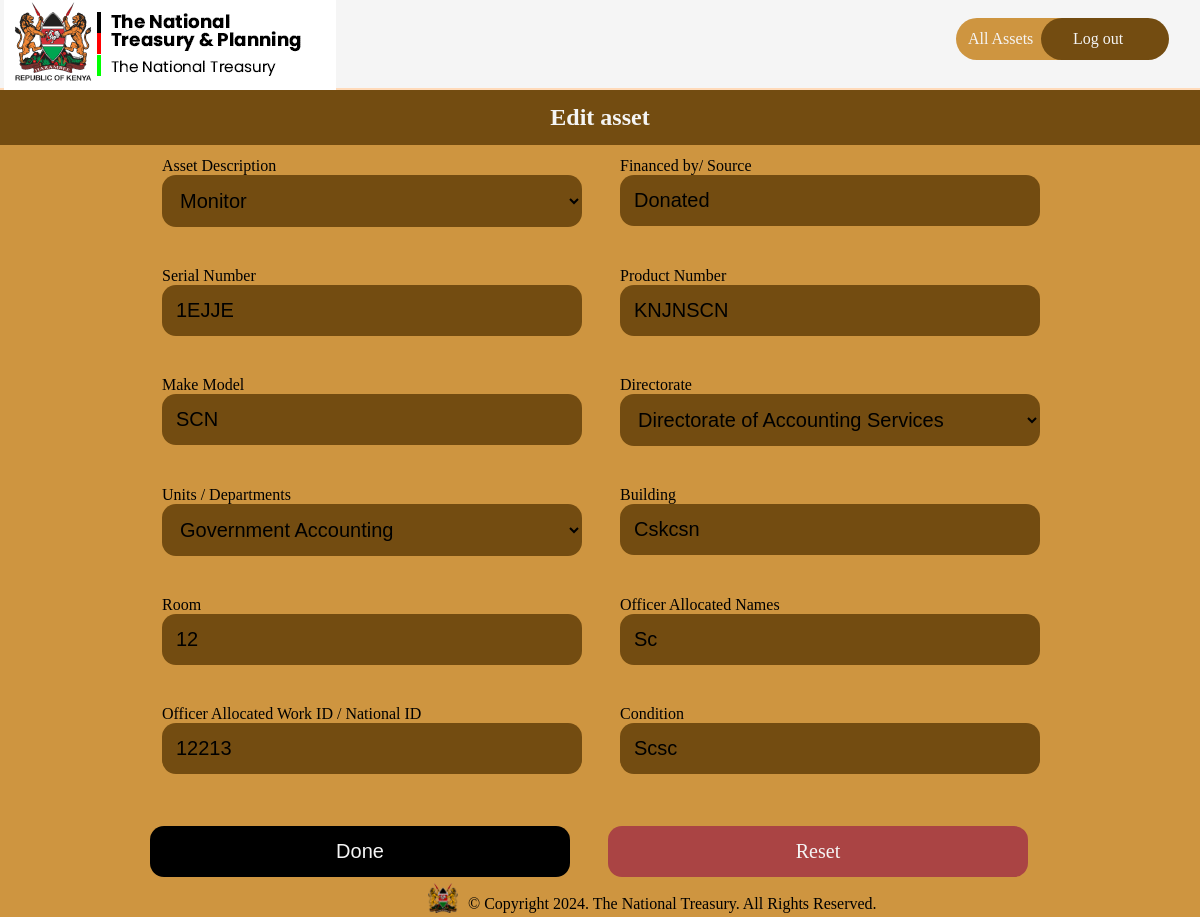
The app's page /assets/edit/2 (signed in) with its own data.
### inventory/models.py (models this page shows, shortened)
class Asset(db.Model):
    idassets = db.Column(db.Integer, primary_key=True)
    asset_description = db.Column(db.Text, nullable=False)
    financed_by = db.Column(db.Text, default="N/A")
    serial_number = db.Column(db.Text, nullable=False, unique=True)
    product_number = db.Column(db.Text, nullable=False)
    make_model = db.Column(db.Text, nullable=False)
    directorate = db.Column(db.Text, nullable=False)
    units = db.Column(db.Text, nullable=False)
    building = db.Column(db.Text, nullable=False)
    room = db.Column(db.Integer, nullable=False)
    officer_allocated = db.Column(db.Text, default="N/A")
    officer_contact_info = db.Column(db.Text, default="0")
    state = db.Column(db.Text, nullable=False)
    recorded_by = db.Column(db.Text, nullable=False)

### inventory/routes.py (the view, shortened to what this page needs)
@app.route("/assets/edit/<int:asset_id>", methods=("GET", "POST"))
def edit_asset(asset_id):
    form = UpdateAssetForm()
    asset = Asset.query.get_or_404(asset_id)
    if not current_user.full_name != 'Admin Tnt' and current_user.email != 'admin@tnt.app' and asset.recorded_by != current_user.full_name:
        abort(403)
    if request.method == "GET":
        form.asset_description.data = asset.asset_description
        form.financed_by.data = asset.financed_by
        form.serial_number.data = asset.serial_number
        form.product_number.data = asset.product_number
        form.make_model.data = asset.make_model
        form.directorate.data = asset.directorate
        form.units.choices = [
            (unit, unit) for unit in unit_options.get(asset.directorate, [])
        ]
        form.units.data = asset.units  # Set the current unit
        form.building.data = asset.building
        form.room.data = asset.room
        form.officer_allocated.data = asset.officer_allocated
        form.officer_contact_info.data = asset.officer_contact_info
        form.state.data = asset.state
    return render_template("edit_asset.html", form=form, asset=asset)

### inventory/models.py (called while the page is built)
@login_manager.user_loader
def load_user(user_id):
    return User.query.get(int(user_id))

### inventory/templates/edit_asset.html (shortened to what this page needs)
{% extends "base.html" %}
{% block head %}
{{ super() }}
<link rel="stylesheet" href="{{ url_for('static', filename='css/create_asset.css') }}">
{% endblock head %}
{% block navlinks %}
<a href="{{ url_for('index') }}" class="links signup">All Assets</a>
<a href="{{ url_for('index') }}" class="links login">Log out</a>
{% endblock navlinks %}
{% block body %}
<h2 class="asset-heading">Edit asset</h2>
<div class="form-wrapper">
	<div class="layer">
		<form autocomplete="off" action="" class="form" method="post">
			<div class="row">
				<div class="asset_description">
					{{ form.asset_description.label }}
					{{ form.asset_description(placeholder="",id="description", value="{{ asset.asset_description }}") }}
				</div>
				<div class="financed_by">
					{{ form.financed_by.label }}
					{{ form.financed_by(placeholder="",id="financedby") }}
				</div>
			</div>
			<div class="row">
				<div class="serial_number">
					{{ form.serial_number.label }}
					{{ form.serial_number(placeholder="",id="serial") }}
				</div>
				<div class="product_number">
					{{ form.product_number.label }}
					{{ form.product_number(placeholder="",id="productnumber") }}
				</div>
			</div>
			<div class="row">
				<div class="make_model">
					{{ form.make_model.label }}
					{{ form.make_model(placeholder="",id="makemodel") }}
				</div>
				<div class="directorate">
					{{ form.directorate.label }}
					{{ form.directorate(placeholder="",id="directorate") }}
				</div>
			</div>
			<div class="row">
				<div class="units">
					{{ form.units.label }}
					{{ form.units(placeholder="",id="units") }}
				</div>
				<div class="building">
					{{ form.building.label }}
					{{ form.building(placeholder="",id="building") }}
				</div>
			</div>
			<div class="row">
				<div class="room">
					{{ form.room.label }}
					{{ form.room(placeholder="",id="room") }}
				</div>
				<div class="officer_in_charge">
					{{ form.officer_allocated.label }}
					{{ form.officer_allocated(placeholder="",id="officerincharge") }}
				</div>
			</div>
			<div class="row">
				<div class="officer_contact_info">
					{{ form.officer_contact_info.label }}
					{{ form.officer_contact_info(placeholder="",id="officercontactinfo") }}
				</div>
				<div class="condition">
					{{ form.state.label }}
					{{ form.state(placeholder="",id="condition") }}
				</div>
			</div>
	</div>
	<div class="row">
		<input type="submit" value="Done">
		<a href="{{ url_for('edit_asset',asset_id=asset.idassets ) }}" style="text-align:center;text-decoration:none;background-color:#aa4444;" class="reset reset-edit">Reset</a>
	</div>
</div>
{% endblock body %}

### inventory/templates/base.html (shortened to what this page needs)
<!DOCTYPE html>
<html lang="en">
<head>
	{% block head %}
	<link rel="stylesheet" href="https://cdnjs.cloudflare.com/ajax/libs/font-awesome/6.5.1/css/all.min.css"
 />
	<link rel="stylesheet" href="{{ url_for('static',filename='css/style.css') }}">
	{% endblock head %}
</head>
<body>
	<div class="nav">
		<div class="logo">
			<a href="{{ url_for('index') }}"><img
					src=" {{ url_for('static', filename='assets/images/TNT logo.png')  }} "
					alt="treasury logo"></img></a>
		</div>
		<div class="links">
			{% block navlinks %}
			{% endblock navlinks %}
		</div>
	</div>
	{% block body %}
	{% endblock body %}
	<div class="footer">
		<img src="{{ url_for('static', filename='assets/images/tntfooterlogo.png') }}" alt="footer logo"
			width="30" height="30">
		<p>© Copyright <span class="copyright-year"></span>. The National Treasury. All Rights Reserved.</p>
	</div>
</body>
</html>

### inventory/static/css/style.css (style rules this page uses)
* { margin: 0; padding: 0; box-sizing: border-box; color-scheme: light; @import url('https://fonts.googleapis.com/css2?family=Roboto+Mono:ital,wght@0,100..700;1,100..700&display=swap'); }
body { display: flex; flex-direction: column; height: 100%; background-color: #ce9540; }
.nav { display: flex; justify-content: space-between; align-items: center; border-bottom: 2px solid peachpuff; padding-left: 4px; padding-top: 5px; padding-right: 15px; background-color: white; position: sticky; top: 0; height: 90px; width: 100%; }
.links { padding: 12px; display: flex; align-items: center; gap: 32px; border-radius: 34px; margin-bottom: 8px; }
.links>a { text-decoration: none; color: whitesmoke; width: 7.6em; }
.signup { background-color: #CE9540; }
.login { background-color: #734C11; margin-left: -67px; padding-left: 32px; }
.footer { display: flex; align-items: center; gap: 10px; margin-left: 8px; position: fixed; bottom: 0; margin-bottom: 4px; left: 35vw; }
.footer { margin-top: 12px; padding-top: 18px; display: flex; align-items: end; justify-content: center; }

### inventory/static/css/create_asset.css (style rules this page uses)
body { display: flex; flex-direction: column; height: 100%; background-color: #CE9540; }
.nav { background-color: whitesmoke; }
.asset-heading { padding: 14px; text-align: center; color: whitesmoke; background-color: #734C11; }
.nav { display: flex; justify-content: space-between; align-items: center; border-bottom: 2px solid peachpuff; padding-left: 4px; padding-top: 5px; padding-right: 15px; }
.links { padding: 12px; display: flex; align-items: center; gap: 32px; border-radius: 34px; margin-bottom: 8px; }
.links>a { text-decoration: none; color: whitesmoke; width: 8em; margin-right: 4px; }
.signup { background-color: #CE9540; }
.login { background-color: #734C11; margin-left: -79px; padding-left: 32px; }
.form-wrapper { margin: 0 auto; }
input, .reset { -webkit-appearance: none; -moz-appearance: none; appearance: none; border: none; }
select, input[type="text"], input[type="email"], input[type="password"], input[type="number"] { background-color: #734C11; color: rgb(0, 0, 0); }
select, input, .reset { padding: 14px; border-radius: 14px; margin-bottom: 10px; width: 420px; font-size: 20px; }
select { border: none; }
input[type="submit"], .reset { color: whitesmoke; background-color: rgb(0, 0, 0); }
.form { width: 900px; padding: 12px; }
.row { display: flex; gap: 38px; margin-bottom: 30px; }
::placeholder { color: whitesmoke; opacity: 1; }

### records on screen
Asset: asset_description "Monitor", financed_by "Donated", serial_number "1EJJE", product_number "KNJNSCN", make_model "SCN", directorate "Directorate of Accounting Services", units "Government Accounting", building "Cskcsn", room "12", officer_allocated "Sc", officer_contact_info "12213", state "Scsc"
